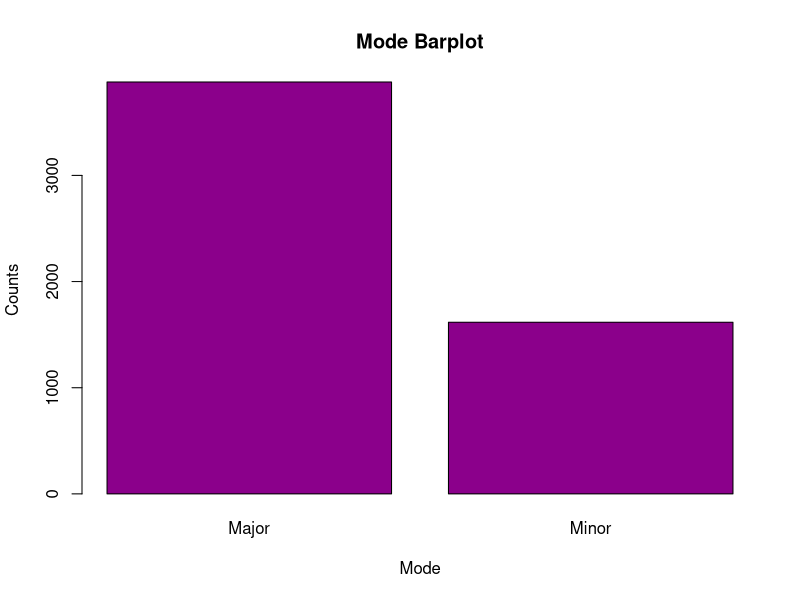
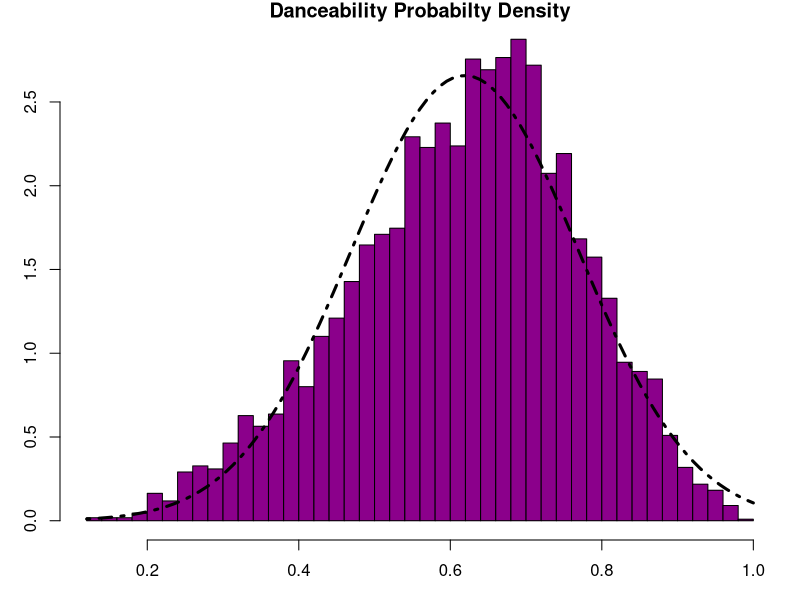
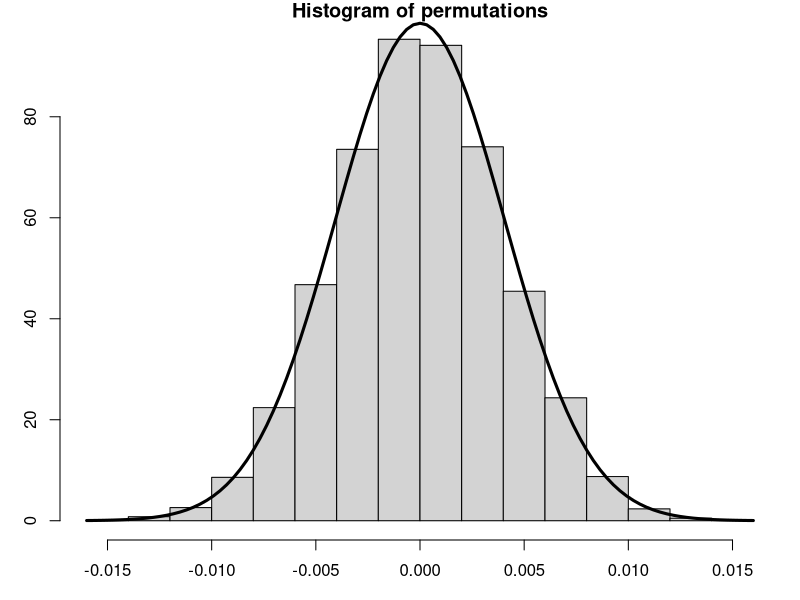
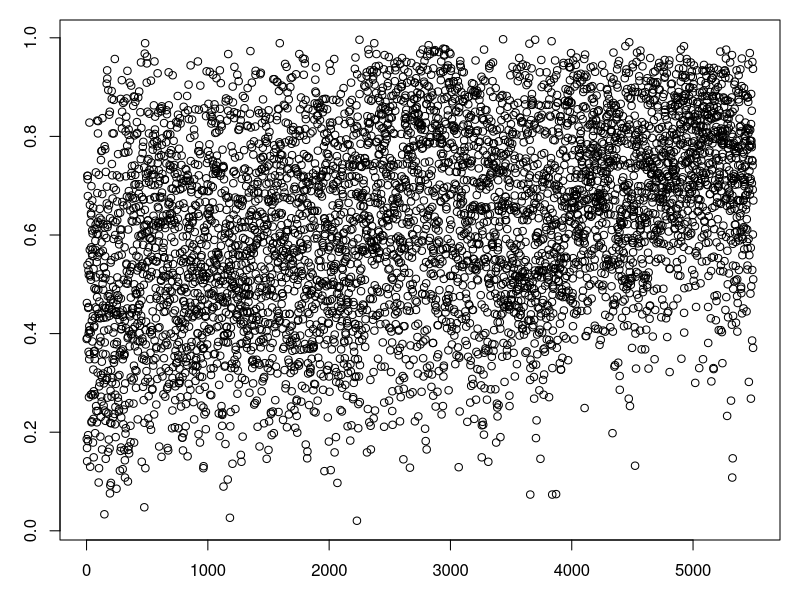

Here is the R script that generated these plots, in order: (Note: this script raises an error after producing the figures.)
#Kodi Obika
#Eryk Pecyna
#Additional Point 22 - Team consists of two members

#This code is for getting Spotify's data Billboard Top 100s from 1960-2015 and writing the relevant
#data to a csv, run it once then never again

# library(billboard)
# dirty <- spotify_track_data
# tracks <- data.frame(year = dirty$year, explicit = dirty$explicit, danceability = dirty$danceability,
#                     energy = dirty$energy, key = dirty$key, loudness = dirty$loudness,
#                     mode = dirty$mode, speechiness = dirty$speechiness, acousticness = dirty$acousticness,
#                     instrumentalness = dirty$instrumentalness, liveness = dirty$liveness,
#                     valence = dirty$valence, tempo = dirty$tempo, duration_ms = dirty$duration_ms,
#                     time_signature = dirty$time_signature)
# 
# write.csv(tracks, "TrackData.csv")
# 
# data <- read.csv("TrackData.csv")
# 
# N <- length(data$danceability)
# Position <- numeric(N)
# for(i in 1:N) {
#  diff <- which(data$year == data$year[i])[1] - 1
#  Position[i] <- data$X[i]-diff
# }
# 
# tracks <- cbind(Position, tracks)
# 
# write.csv(tracks, "TrackData.csv")


#Additional Point 1 - lots of columns baby
#Additional Point 2 - The data set is large enough that we can use it as a population to
#                     draw samples from
library(tidyverse)


data <- read.csv("TrackData.csv")

mode_lab <- c("Major", "Minor")
mode_count <- c(sum(data$mode == 1), sum(data$mode == 0))
barplot(mode_count, xlab = "Mode", ylab = "Counts", col = "darkmagenta", names.arg = mode_lab, main = "Mode Barplot")

par(mar=c(3,3,1,1))

hist(data$danceability,
     breaks="FD", 
     freq=FALSE,
     col="darkmagenta",
     xlab = "Danceability",
     main = "Danceability Probabilty Density")

for(i in 1960:2015) print(sum(data$year== i))

curve(dnorm(x, mean(data$danceability), sqrt(var(data$danceability))), add = TRUE, lwd = 3, lty = 4)

perm.test <- function(x, y, z, n) {
  mu.z = mean(x[y == z])
  mu.nz = mean(x[y != z])
  permutations = numeric(n)
  for (i in 1:n) {
    resample = sample(x)
    zs = resample[1:(length(x)/2)]
    nzs = resample[(length(x)/2+1):length(x)]
    permutations[i] = mean(zs) - mean(nzs)
  }
  hist(permutations, freq = FALSE)
  test.statistic = mu.z - mu.nz
  abline(v = test.statistic, lwd = 3)
  print("p-value:")
  print(2*mean(permutations < test.statistic))
  var.p = var(x) * 2 / (length(x)/2)
  curve(dnorm(x, mean = 0, sd = sqrt(var.p)), add = TRUE, lwd = 3)
}
perm.test(data$danceability, data$explicit, FALSE, 10000)

plot(data$energy, data$Position)

linreg <- function(xCol, yCol, xLabel = "X", yLable = "Y") {
  #Basis Vectors for the vector space single degree polynomial functions
  m1 <- rep(1, length(xCol))
  m2 <- xCol
  
  #Projection Matrix approach
  A <- cbind(m1, m2)
  B <- t(A)%*%A
  BInv <- solve(B)
  P <- A%*%BInv%*%t(A)
  Projection <- P%*%yCol
  
  plot(xCol, yCol, pch = ".", cex = 2)
  points(xCol, Projection, col = "darkmagenta", pch =".", cex = 3)
  return((BInv%*%t(A)%*%yCol)[2])
}

linreg(data$danceability[data$year == 2014], data$Position[data$year == 2014])
linreg(data$energy, data$Position)
linreg(data$loudness, data$Position)
linreg(data$speechiness, data$Position)
linreg(data$energy, data$Position)
linreg(data$danceability, data$Position)

tbl <- table(data$explicit, data$mode); tbl
expected <- outer(rowSums(tbl), colSums(tbl))/sum(tbl); expected
chisq.test(data$explicit, data$mode)

# Additional point 15 - calculation and display of logistic regression
logreg <- function(x, y, z) {
  tf <- (as.numeric(y == z))
  plot(x, wins)
  MLL <- function(alpha, beta) {
    -sum(log(exp(alpha+beta*x)/(1+exp(alpha+beta*x)))*tf
          + log(1/(1+exp(alpha+beta*x)))*(1-tf))
  }
  results <- mle(MLL, start = list(alpha = 0, beta = 0))
  results@coef
  curve(exp(results@coef[1]+results@coef[2]*x)/ (1+exp(results@coef[1]+results@coef[2]*x)),col = "blue", add=TRUE)
}

logreg(data$danceability, data$explicit, FALSE)
